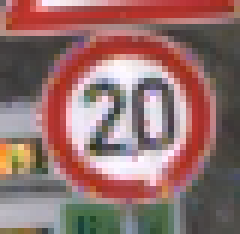
#> input picture sample/0.ppm, 40 x 39 px, found by its file name (shown 6 times larger)
$ python tools.py   (older library calls are emulated)
#> lines starting #> are read from the running program, lines starting #| are printed output that depends on the picture
import pickle
import matplotlib.pyplot as plt
import numpy as np
import cv2

def show_img(img):
    '''
    Plot image
    :param img: image to plot
    '''
    channels = 1
    if len(np.asarray(img).shape) != 2:
        channels = np.asarray(img).shape[2]

    if(channels == 1):
        plt.imshow(img, cmap = 'gray')
    else:
        plt.imshow(img)

    plt.show()

def show_imgs(imgs : list, cols = 5):
    '''
    Plot images
    :param imgs: list of images
    :param cols: number of images in column
    '''
    channels = 1
    if len(np.asarray(imgs[0]).shape) != 2:
        channels = np.asarray(imgs[0]).shape[2]

    num_of_images = len(imgs)

    if(cols > num_of_images):
        cols = num_of_images

    rows = num_of_images / cols #calculate number of rows
    if num_of_images % cols != 0:
        rows += 1
    rows = int(rows)

    fig, axs = plt.subplots(rows, cols, figsize = (15, 15), squeeze=False)

    index_image = 0
    for row in range(0, rows):
        for col in range(0, cols):
            if index_image >= num_of_images:
                return

            if(channels == 1): #show gray image
                axs[row, col].imshow(imgs[index_image], cmap = 'gray')
            else: #show colour image
                axs[row, col].imshow(imgs[index_image])

            index_image += 1

    plt.show()

def blur(img, debug = False):
    '''
    Blur image
    :param img: image to blur
    :param debug: show result if true
    :return: blurred image
    '''
    res = cv2.GaussianBlur(img, (3, 3), 0)

    if debug:
        show_img(res)

    return res

# [31 lines left out: functions equalize_hist, colour_equalize_hist, not called in this run]

def normalization(img, debug = False):
    '''
    Image normalization
    :param img: image to equalize
    :param debug: show result if true
    :return: image after normalization between (0, 1)
    '''
    normalized = cv2.normalize(img, None, alpha = 0, beta = 1, norm_type = cv2.NORM_MINMAX, dtype=cv2.CV_32F)

    if debug:
        show_img(normalized)

    return normalized

# [13 lines left out: functions preprocess_data, preprocess_img, not called in this run]

if __name__ == '__main__':
    img = cv2.imread('sample/0.ppm', cv2.IMREAD_COLOR)
#> img is the input picture: shape (39, 40, 3); mean B, G, R 108.7, 111.3, 146.9
    img = cv2.cvtColor(img, cv2.COLOR_BGR2RGB)

    show_img(img)
    #show_imgs([img[:,:,0], img[:,:,1], img[:,:,2]])

    normalized = normalization(img)
#> in normalization, `normalized = cv2.normalize(img, None, alpha = 0, beta = 1, norm_type =..`:
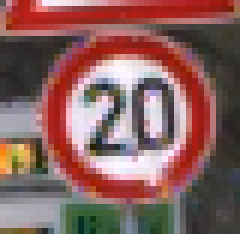
#> normalized: shape (39, 40, 3) float32 (shown 6 times larger); mean R, G, B 0.536, 0.383, 0.372
    blurred = blur(img)
#> in blur, `res = cv2.GaussianBlur(img, (3, 3), 0)`:
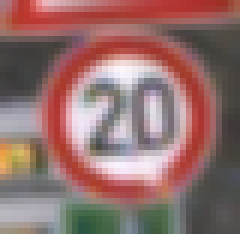
#> res: shape (39, 40, 3) (shown 6 times larger); mean R, G, B 146.8, 111.1, 108.6

    show_imgs([img, normalized, blurred])
#> in show_imgs, `num_of_images = len(imgs)`: num_of_images = 3
#> in show_imgs, `rows = num_of_images / cols`: rows = 1
#> after the loop in show_imgs, `for row in range(0, rows):`: index_image = 3
#> in show_imgs, `plt.show()`:
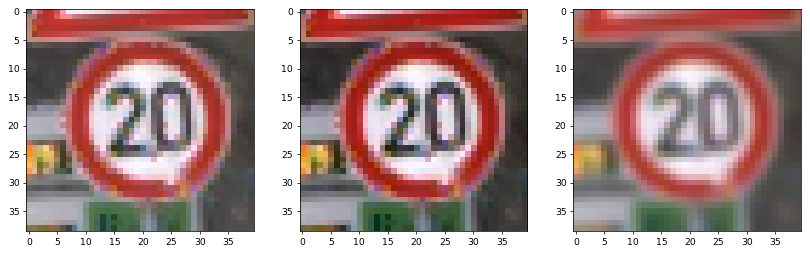
#> figure drawn by matplotlib, 3 panels

$ run again, with sample/2.ppm copied over sample/0.ppm
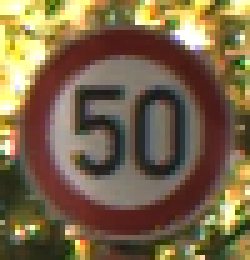
#> input picture sample/2.ppm, 50 x 52 px, found by its file name (shown 5 times larger)
#> img is the input picture: shape (52, 50, 3); mean B, G, R 72.9, 102.7, 122.5
#> in blur, `res = cv2.GaussianBlur(img, (3, 3), 0)`:
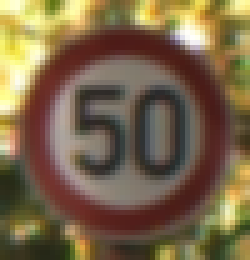
#> res: shape (52, 50, 3) (shown 5 times larger); mean R, G, B 122.4, 102.6, 72.8
#> num_of_images = 3
#> rows = 1
#> after the loop in show_imgs, `for row in range(0, rows):`: index_image = 3
#> in show_imgs, `plt.show()`:
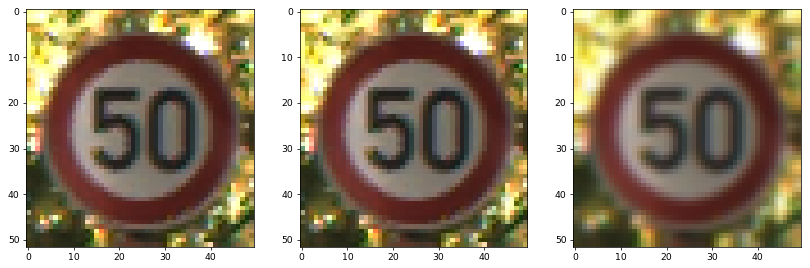
#> figure drawn by matplotlib, 3 panels

$ run again, with sample/4.ppm copied over sample/0.ppm
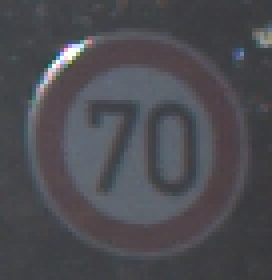
#> input picture sample/4.ppm, 68 x 70 px, found by its file name (shown 4 times larger)
#> img is the input picture: shape (70, 68, 3); mean B, G, R 81.4, 76.1, 76.5
#> in normalization, `normalized = cv2.normalize(img, None, alpha = 0, beta = 1, norm_type =..`:
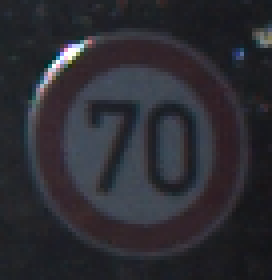
#> normalized: shape (70, 68, 3) float32 (shown 4 times larger); mean R, G, B 0.177, 0.176, 0.2; drawn with min black and max white
#> num_of_images = 3
#> rows = 1
#> after the loop in show_imgs, `for row in range(0, rows):`: index_image = 3
#> in show_imgs, `plt.show()`:
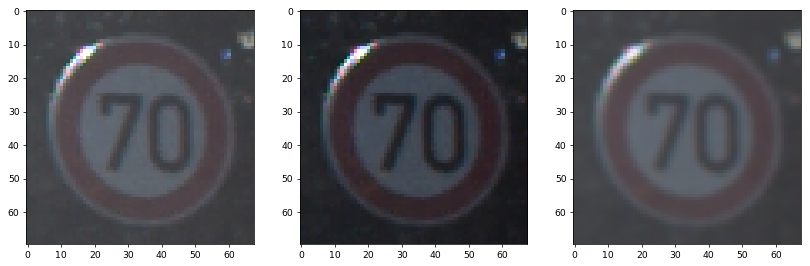
#> figure drawn by matplotlib, 3 panels
